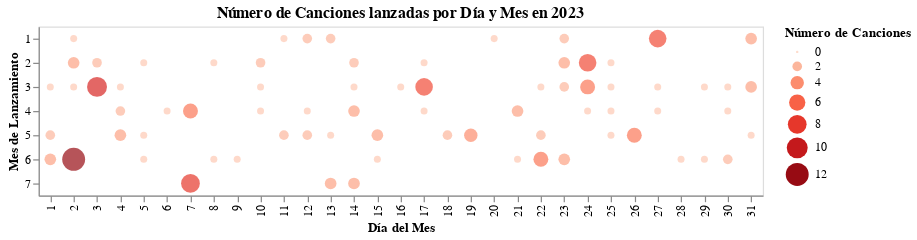

Notebook source saved alongside this figure:
### Code cell
# Agrupar el DataFrame por mes y día, y contar el número de canciones
grouped_df = df.groupby(['released_month', 'released_day']).size().reset_index(name='count')

# Generar gráfico de burbuja
grafico_burbuja = alt.Chart(grouped_df).mark_circle().encode(
    x=alt.X('released_day:O', title='Día del Mes'),
    y=alt.Y('released_month:O', title='Mes de Lanzamiento'),
    size=alt.Size('count:Q', title='Número de Canciones'),
    #count es número de canciones lanzadas por día
    color=alt.Color('count:Q', scale=alt.Scale(scheme='reds'), legend=alt.Legend(title="Número de Canciones")),
    tooltip=['released_month', 'released_day', 'count']
).properties(
    title="Número de Canciones lanzadas por Día y Mes en 2023",
    width=600
)

# Imprimir el gráfico de burbuja
grafico_burbuja

### Figure 1 — Vega-Lite specification as saved in the notebook (floating-point values rounded to 4 significant figures)
{"config": {"view": {"continuousWidth": 400, "continuousHeight": 300}}, "data": {"name": "data-80125501683b7771240167ce7e19cd5b"}, "mark": "circle", "encoding": {"color": {"field": "count", "legend": {"title": "Número de Canciones"}, "scale": {"scheme": "reds"}, "type": "quantitative"}, "size": {"field": "count", "title": "Número de Canciones", "type": "quantitative"}, "tooltip": [{"field": "released_month", "type": "quantitative"}, {"field": "released_day", "type": "quantitative"}, {"field": "count", "type": "quantitative"}], "x": {"field": "released_day", "title": "Día del Mes", "type": "ordinal"}, "y": {"field": "released_month", "title": "Mes de Lanzamiento", "type": "ordinal"}}, "title": "Número de Canciones lanzadas por Día y Mes en 2023", "width": 600, "$schema": "https://vega.github.io/schema/vega-lite/v4.17.0.json", "datasets": {"data-80125501683b7771240167ce7e19cd5b": [{"released_month": 1, "released_day": 2, "count": 1}, {"released_month": 1, "released_day": 11, "count": 1}, {"released_month": 1, "released_day": 12, "count": 2}, {"released_month": 1, "released_day": 13, "count": 2}, {"released_month": 1, "released_day": 20, "count": 1}, {"released_month": 1, "released_day": 23, "count": 2}, {"released_month": 1, "released_day": 27, "count": 7}, {"released_month": 1, "released_day": 31, "count": 3}, {"released_month": 2, "released_day": 2, "count": 3}, {"released_month": 2, "released_day": 3, "count": 2}, {"released_month": 2, "released_day": 5, "count": 1}, {"released_month": 2, "released_day": 8, "count": 1}, {"released_month": 2, "released_day": 10, "count": 2}, {"released_month": 2, "released_day": 14, "count": 2}, {"released_month": 2, "released_day": 17, "count": 1}, {"released_month": 2, "released_day": 23, "count": 3}, {"released_month": 2, "released_day": 24, "count": 7}, {"released_month": 2, "released_day": 25, "count": 1}, {"released_month": 3, "released_day": 1, "count": 1}, {"released_month": 3, "released_day": 2, "count": 1}, {"released_month": 3, "released_day": 3, "count": 9}, {"released_month": 3, "released_day": 4, "count": 1}, {"released_month": 3, "released_day": 10, "count": 1}, {"released_month": 3, "released_day": 14, "count": 1}, {"released_month": 3, "released_day": 16, "count": 1}, {"released_month": 3, "released_day": 17, "count": 7}, {"released_month": 3, "released_day": 22, "count": 1}, {"released_month": 3, "released_day": 23, "count": 2}, {"released_month": 3, "released_day": 24, "count": 5}, {"released_month": 3, "released_day": 25, "count": 1}, {"released_month": 3, "released_day": 27, "count": 1}, {"released_month": 3, "released_day": 29, "count": 1}, {"released_month": 3, "released_day": 30, "count": 1}, {"released_month": 3, "released_day": 31, "count": 3}, {"released_month": 4, "released_day": 4, "count": 2}, {"released_month": 4, "released_day": 6, "count": 1}, {"released_month": 4, "released_day": 7, "count": 5}, {"released_month": 4, "released_day": 10, "count": 1}, {"released_month": 4, "released_day": 12, "count": 1}, {"released_month": 4, "released_day": 14, "count": 3}, {"released_month": 4, "released_day": 17, "count": 1}, {"released_month": 4, "released_day": 21, "count": 3}, {"released_month": 4, "released_day": 24, "count": 1}, {"released_month": 4, "released_day": 25, "count": 1}, {"released_month": 4, "released_day": 27, "count": 1}, {"released_month": 4, "released_day": 30, "count": 1}, {"released_month": 5, "released_day": 1, "count": 2}, {"released_month": 5, "released_day": 4, "count": 3}, {"released_month": 5, "released_day": 5, "count": 1}, {"released_month": 5, "released_day": 11, "count": 2}, {"released_month": 5, "released_day": 12, "count": 2}, {"released_month": 5, "released_day": 13, "count": 1}, {"released_month": 5, "released_day": 15, "count": 3}, {"released_month": 5, "released_day": 18, "count": 2}, {"released_month": 5, "released_day": 19, "count": 4}, {"released_month": 5, "released_day": 22, "count": 2}, {"released_month": 5, "released_day": 25, "count": 1}, {"released_month": 5, "released_day": 26, "count": 5}, {"released_month": 5, "released_day": 31, "count": 1}, {"released_month": 6, "released_day": 1, "count": 3}, {"released_month": 6, "released_day": 2, "count": 12}, {"released_month": 6, "released_day": 5, "count": 1}, {"released_month": 6, "released_day": 8, "count": 1}, {"released_month": 6, "released_day": 9, "count": 1}, {"released_month": 6, "released_day": 15, "count": 1}, {"released_month": 6, "released_day": 21, "count": 1}, {"released_month": 6, "released_day": 22, "count": 5}, {"released_month": 6, "released_day": 23, "count": 3}, {"released_month": 6, "released_day": 28, "count": 1}, {"released_month": 6, "released_day": 29, "count": 1}, {"released_month": 6, "released_day": 30, "count": 2}, {"released_month": 7, "released_day": 7, "count": 8}, {"released_month": 7, "released_day": 13, "count": 3}, {"released_month": 7, "released_day": 14, "count": 3}]}}
